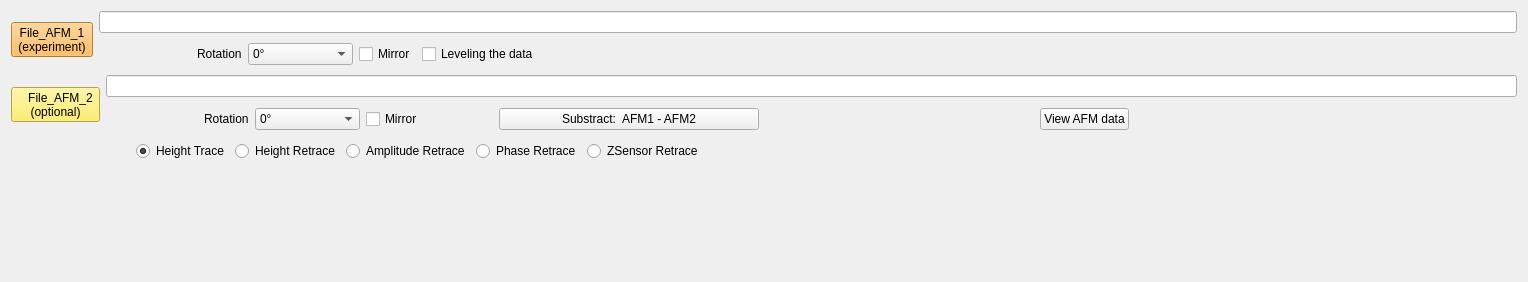
          <widget class="QWidget" name="tab_3">
           <attribute name="title">
            <string>AFM_Merge</string>
           </attribute>
           <layout class="QVBoxLayout" name="verticalLayout_56">
            <item>
             <layout class="QHBoxLayout" name="horizontalLayout_80">
              <item>
               <widget class="QToolButton" name="mergeloadAFM1">
                <property name="styleSheet">
                 <string notr="true">background-color: rgb(252, 175, 62);</string>
                </property>
                <property name="text">
                 <string>File_AFM_1
(experiment)</string>
                </property>
               </widget>
              </item>
              <item>
               <layout class="QVBoxLayout" name="verticalLayout_30">
                <item>
                 <widget class="QLineEdit" name="loadAFM1line">
                  <property name="maximumSize">
                   <size>
                    <width>16777215</width>
                    <height>16777215</height>
                   </size>
                  </property>
                 </widget>
                </item>
                <item>
                 <layout class="QHBoxLayout" name="horizontalLayout_81">
                  <item>
                   <spacer name="horizontalSpacer_63">
                    <property name="orientation">
                     <enum>Qt::Horizontal</enum>
                    </property>
                    <property name="sizeType">
                     <enum>QSizePolicy::Fixed</enum>
                    </property>
                    <property name="sizeHint" stdset="0">
                     <size>
                      <width>98</width>
                      <height>20</height>
                     </size>
                    </property>
                   </spacer>
                  </item>
                  <item>
                   <widget class="QLabel" name="label_36">
                    <property name="text">
                     <string>Rotation</string>
                    </property>
                   </widget>
                  </item>
                  <item>
                   <widget class="QComboBox" name="mergeroationAFM1">
                    <property name="minimumSize">
                     <size>
                      <width>105</width>
                      <height>0</height>
                     </size>
                    </property>
                    <item>
                     <property name="text">
                      <string>0°</string>
                     </property>
                    </item>
                    <item>
                     <property name="text">
                      <string>90°</string>
                     </property>
                    </item>
                    <item>
                     <property name="text">
                      <string>180°</string>
                     </property>
                    </item>
                    <item>
                     <property name="text">
                      <string>270°</string>
                     </property>
                    </item>
                   </widget>
                  </item>
                  <item>
                   <widget class="QCheckBox" name="AFM1checkBox">
                    <property name="text">
                     <string>Mirror</string>
                    </property>
                   </widget>
                  </item>
                  <item>
                   <widget class="QCheckBox" name="mereAFMLevelingcheckBox">
                    <property name="text">
                     <string>Leveling the data</string>
                    </property>
                   </widget>
                  </item>
                  <item>
                   <spacer name="horizontalSpacer_64">
                    <property name="orientation">
                     <enum>Qt::Horizontal</enum>
                    </property>
                    <property name="sizeHint" stdset="0">
                     <size>
                      <width>978</width>
                      <height>30</height>
                     </size>
                    </property>
                   </spacer>
                  </item>
                 </layout>
                </item>
               </layout>
              </item>
             </layout>
            </item>
            <item>
             <layout class="QHBoxLayout" name="horizontalLayout_82">
              <item>
               <widget class="QToolButton" name="mergeloadAFM2">
                <property name="styleSheet">
                 <string notr="true">background-color: rgb(252, 233, 79);</string>
                </property>
                <property name="text">
                 <string>   File_AFM_2    
(optional)</string>
                </property>
               </widget>
              </item>
              <item>
               <layout class="QVBoxLayout" name="verticalLayout_55">
                <item>
                 <widget class="QLineEdit" name="loadAFM2line">
                  <property name="maximumSize">
                   <size>
                    <width>16777215</width>
                    <height>16777215</height>
                   </size>
                  </property>
                 </widget>
                </item>
                <item>
                 <layout class="QHBoxLayout" name="horizontalLayout_83">
                  <item>
                   <spacer name="horizontalSpacer_65">
                    <property name="orientation">
                     <enum>Qt::Horizontal</enum>
                    </property>
                    <property name="sizeType">
                     <enum>QSizePolicy::Fixed</enum>
                    </property>
                    <property name="sizeHint" stdset="0">
                     <size>
                      <width>98</width>
                      <height>20</height>
                     </size>
                    </property>
                   </spacer>
                  </item>
                  <item>
                   <widget class="QLabel" name="label_79">
                    <property name="text">
                     <string>Rotation</string>
                    </property>
                   </widget>
                  </item>
                  <item>
                   <widget class="QComboBox" name="mergeroationAFM2">
                    <property name="minimumSize">
                     <size>
                      <width>105</width>
                      <height>0</height>
                     </size>
                    </property>
                    <item>
                     <property name="text">
                      <string>0°</string>
                     </property>
                    </item>
                    <item>
                     <property name="text">
                      <string>90°</string>
                     </property>
                    </item>
                    <item>
                     <property name="text">
                      <string>180°</string>
                     </property>
                    </item>
                    <item>
                     <property name="text">
                      <string>270°</string>
                     </property>
                    </item>
                   </widget>
                  </item>
                  <item>
                   <widget class="QCheckBox" name="AFM2checkBox">
                    <property name="text">
                     <string>Mirror</string>
                    </property>
                   </widget>
                  </item>
                  <item>
                   <spacer name="horizontalSpacer_66">
                    <property name="orientation">
                     <enum>Qt::Horizontal</enum>
                    </property>
                    <property name="sizeType">
                     <enum>QSizePolicy::Fixed</enum>
                    </property>
                    <property name="sizeHint" stdset="0">
                     <size>
                      <width>70</width>
                      <height>20</height>
                     </size>
                    </property>
                   </spacer>
                  </item>
                  <item>
                   <widget class="QPushButton" name="mergesubstractAFM12">
                    <property name="minimumSize">
                     <size>
                      <width>260</width>
                      <height>0</height>
                     </size>
                    </property>
                    <property name="text">
                     <string>Substract:  AFM1 - AFM2</string>
                    </property>
                   </widget>
                  </item>
                  <item>
                   <spacer name="horizontalSpacer_67">
                    <property name="orientation">
                     <enum>Qt::Horizontal</enum>
                    </property>
                    <property name="sizeType">
                     <enum>QSizePolicy::Expanding</enum>
                    </property>
                    <property name="sizeHint" stdset="0">
                     <size>
                      <width>58</width>
                      <height>20</height>
                     </size>
                    </property>
                   </spacer>
                  </item>
                  <item>
                   <widget class="QPushButton" name="mergeviewAFM">
                    <property name="text">
                     <string>View AFM data</string>
                    </property>
                   </widget>
                  </item>
                  <item>
                   <spacer name="horizontalSpacer_68">
                    <property name="orientation">
                     <enum>Qt::Horizontal</enum>
                    </property>
                    <property name="sizeHint" stdset="0">
                     <size>
                      <width>388</width>
                      <height>32</height>
                     </size>
                    </property>
                   </spacer>
                  </item>
                 </layout>
                </item>
               </layout>
              </item>
             </layout>
            </item>
            <item>
             <layout class="QHBoxLayout" name="horizontalLayout_85">
              <item>
               <spacer name="horizontalSpacer_69">
                <property name="orientation">
                 <enum>Qt::Horizontal</enum>
                </property>
                <property name="sizeType">
                 <enum>QSizePolicy::Fixed</enum>
                </property>
                <property name="sizeHint" stdset="0">
                 <size>
                  <width>125</width>
                  <height>20</height>
                 </size>
                </property>
               </spacer>
              </item>
              <item>
               <layout class="QHBoxLayout" name="horizontalLayout_84">
                <item>
                 <widget class="QRadioButton" name="mergeAFMradioButton1">
                  <property name="text">
                   <string>Height Trace</string>
                  </property>
                  <property name="checked">
                   <bool>true</bool>
                  </property>
                 </widget>
                </item>
                <item>
                 <widget class="QRadioButton" name="mergeAFMradioButton2">
                  <property name="text">
                   <string>Height Retrace</string>
                  </property>
                 </widget>
                </item>
                <item>
                 <widget class="QRadioButton" name="mergeAFMradioButton3">
                  <property name="text">
                   <string>Amplitude Retrace</string>
                  </property>
                 </widget>
                </item>
                <item>
                 <widget class="QRadioButton" name="mergeAFMradioButton4">
                  <property name="text">
                   <string>Phase Retrace</string>
                  </property>
                 </widget>
                </item>
                <item>
                 <widget class="QRadioButton" name="mergeAFMradioButton5">
                  <property name="text">
                   <string>ZSensor Retrace</string>
                  </property>
                 </widget>
                </item>
               </layout>
              </item>
              <item>
               <spacer name="horizontalSpacer_70">
                <property name="orientation">
                 <enum>Qt::Horizontal</enum>
                </property>
                <property name="sizeHint" stdset="0">
                 <size>
                  <width>40</width>
                  <height>20</height>
                 </size>
                </property>
               </spacer>
              </item>
             </layout>
            </item>
            <item>
             <spacer name="verticalSpacer_17">
              <property name="orientation">
               <enum>Qt::Vertical</enum>
              </property>
              <property name="sizeHint" stdset="0">
               <size>
                <width>20</width>
                <height>110</height>
               </size>
              </property>
             </spacer>
            </item>
           </layout>
          </widget>
